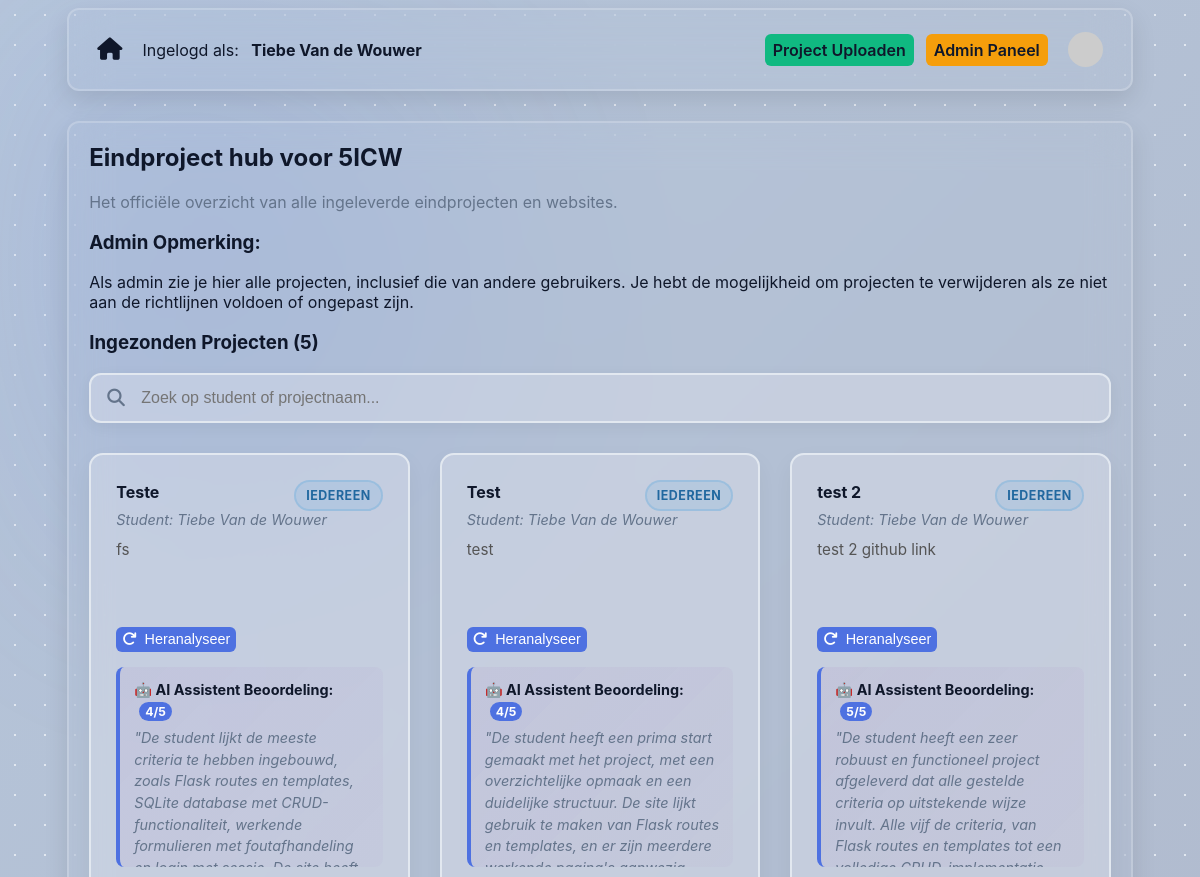
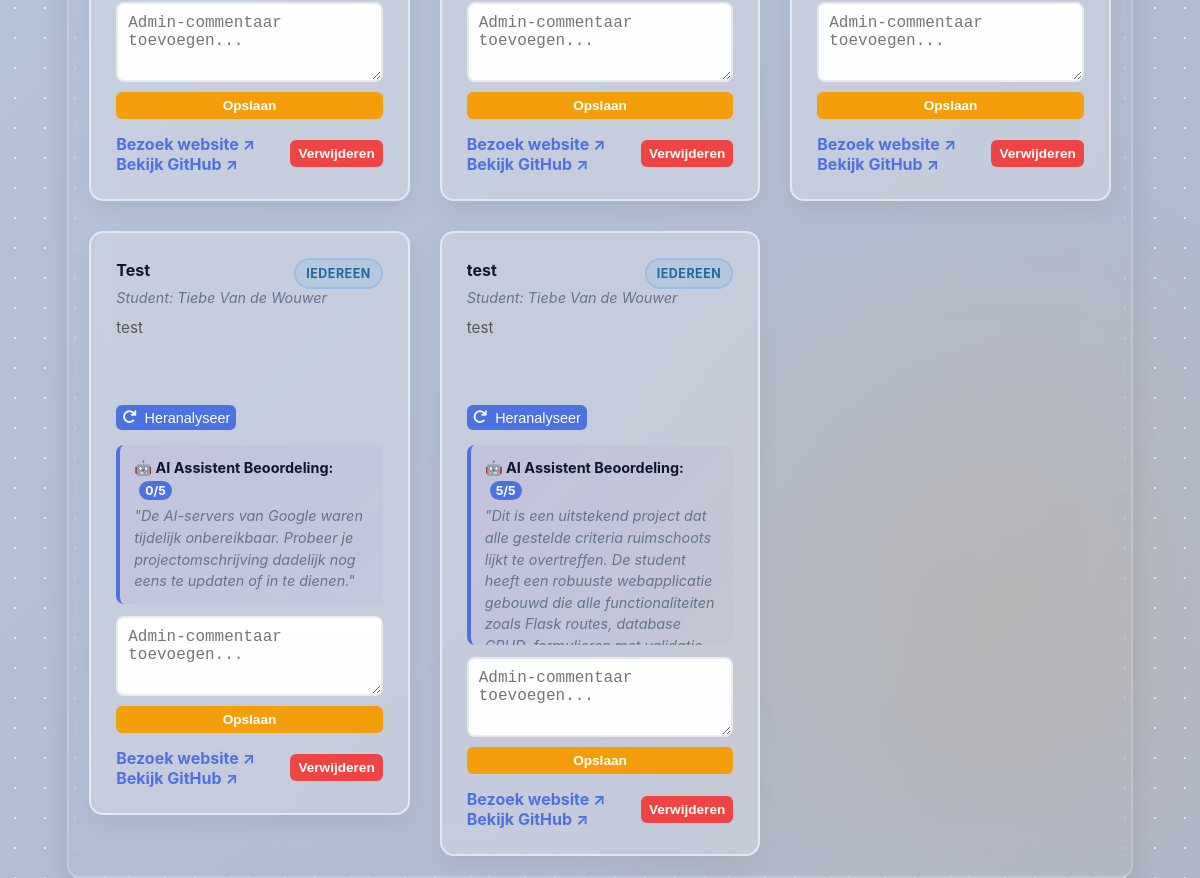
The page / (signed in) on the database its author committed (2 pictures, top to bottom).
### tables this page shows
CREATE TABLE users (
            id INTEGER PRIMARY KEY AUTOINCREMENT,
            name TEXT NOT NULL,
            email TEXT UNIQUE NOT NULL,
            password_hash TEXT NOT NULL,
            verified INTEGER DEFAULT 0,
            role TEXT DEFAULT 'user'  -- HIERMEE HOUDEN WE DE ROL BIJ
        );

CREATE TABLE projects (
            id INTEGER PRIMARY KEY AUTOINCREMENT,
            title TEXT NOT NULL,
            description TEXT NOT NULL,
            link TEXT,
            user_id INTEGER NOT NULL, admin_comment TEXT, visibility TEXT DEFAULT 'public', ai_score INTEGER, ai_feedback TEXT, github_link TEXT, -- HIERMEE KOPPELEN WE HET PROJECT AAN EEN GEBRUIKER
            FOREIGN KEY (user_id) REFERENCES users (id) ON DELETE CASCADE
        );

### app.py (the view, shortened to what this page needs)
@app.route('/')
def index():
    conn = get_db_connection()
    db = conn.cursor()
    if session.get('user_role') == 'admin':
        projecten = db.execute('''
            SELECT projects.*, users.name AS creator_name
            FROM projects
            JOIN users ON projects.user_id = users.id
        ''').fetchall()
    conn.close()
    if 'user_name' in session:
        current_user = session['user_name']
        is_guest = False
    else:
        current_user = "Gast"
        is_guest = True
    return render_template('index.html', username=current_user, is_guest=is_guest, projecten=projecten)

### app.py (called while the page is built)
def get_db_connection():
    conn = sqlite3.connect('registrants.db')
    conn.row_factory = sqlite3.Row
    return conn

@app.context_processor
def inject_theme():
    theme = session.get('theme', 'light')
    if theme not in ['light', 'dark', 'ocean', 'dark-neon', 'soft-nature', 'sunset', 'frosted-ice', 'retro-gaming', 'coffee', 'cyberpunk']:
        theme = 'light'
    return {'theme_class': theme}

@app.context_processor
def inject_gravatar():
    email = session.get('user_email', '')
    if email:
        clean_email = email.strip().lower()
        gravatar_hash = hashlib.md5(clean_email.encode('utf-8')).hexdigest()
        avatar_url = f"https://www.gravatar.com/avatar/{gravatar_hash}?s=150&d=mp"
    else:
        avatar_url = "https://www.gravatar.com/avatar/00000000000000000000000000000000?d=mp&f=y"
    return {'user_avatar': avatar_url}

### templates/index.html (shortened to what this page needs)
{% extends "layout.html" %}
{% block content %}
    <h2>Eindproject hub voor 5ICW</h2>
    <p class="muted">Het officiële overzicht van alle ingeleverde eindprojecten en websites.</p>
    {% if session.user_role == 'admin' %}
        <div class="admin-notice">
            <h3>Admin Opmerking:</h3>
            <p>Als admin zie je hier alle projecten, inclusief die van andere gebruikers. Je hebt de mogelijkheid om projecten te verwijderen als ze niet aan de richtlijnen voldoen of ongepast zijn.</p>
        </div>
    {% endif %}
    <h3>Ingezonden Projecten ({{ projecten | length }})</h3>
    {% if projecten %}
        <div class="search-container">
            <i class="fa-solid fa-magnifying-glass search-icon"></i>
            <input type="text" id="project-search" class="search-input" placeholder="Zoek op student of projectnaam...">
        </div>
        <div class="projects-grid">
            {% for project in projecten %}
            <div class="project-card">
                    <div>
                        <div class="project-card-header">
                            <h4>{{ project['title'] }}</h4>
                            <span class="project-visibility-pill {{ 'visibility-admin' if (project['visibility'] or 'public') == 'admin' else 'visibility-public' }}">
                                {% if (project['visibility'] or 'public') == 'admin' %}Alleen admin{% else %}Iedereen{% endif %}
                            </span>
                        </div>
                        <p class="project-meta">Student: {{ project['creator_name'] }}</p>
                        <p class="project-desc">{{ project['description'] }}</p>
                        {% if session.user_id and (project['user_id'] == session.user_id or session.user_role == 'admin') %}
                            <button type="button" class="ai-herladen rerun-ai-btn" data-project-id="{{ project['id'] }}">
                                <i class="fa-solid fa-arrow-rotate-right"></i>
                                Heranalyseer
                            </button>
                        {% endif %}
                        <div class="Ai-feedback">
                            <strong style="color: var(--text);">🤖 AI Assistent Beoordeling:</strong>
                            <span class="ai-score-value" style="background: var(--primary); color: white; padding: 2px 6px; border-radius: 10px; font-size: 0.85em; font-weight: bold; margin-left: 5px;">
                                {{ project['ai_score'] }}/5
                            </span>
                            <p class="ai-feedback-text" style="margin: 5px 0 0 0; font-style: italic; color: var(--muted);">
                                    "{{ project['ai_feedback'] }}"
                            </p>
                        </div>
                        {% if session.user_role == 'admin' %}
                            <form action="{{ url_for('project_comment', project_id=project['id']) }}" method="post" class="project-comment-form">
                                <textarea name="comment" placeholder="Admin-commentaar toevoegen...">{{ project['admin_comment'] or '' }}</textarea>
                                <button type="submit" class="btn btn-accent small">Opslaan</button>
                            </form>
                        {% endif %}
                    </div>
                    <div class="project-actions">
                        <div class="project-links">
                            {% if project['link'] %}
                                <a href="{{ project['link'] }}" target="_blank" class="link-primary">Bezoek website ↗</a>
                            {% endif %}
                            <br>
                            {% if project['github_link'] %}
                                <a href="{{ project['github_link'] }}" target="_blank" class="link-primary">Bekijk GitHub ↗</a>
                            {% endif %}
                        </div>
                        {% if session.user_id and (project['user_id'] == session.user_id or session.user_role == 'admin') %}
                            <form action="{{ url_for('delete_project', project_id=project['id']) }}" method="post" onsubmit="return confirm('Weet je zeker dat je dit project wilt verwijderen?');" class="inline-form">
                                <button type="submit" class="btn btn-danger small">
                                    Verwijderen
                                </button>
                            </form>
                        {% endif %}
                    </div>
                </div>
            {% endfor %}
        </div>
    {% else %}
        <p class="muted italic">Er zijn momenteel nog geen eindprojecten ingeleverd door de leerlingen.</p>
    {% endif %}
{% endblock %}

### templates/layout.html (shortened to what this page needs)
<!DOCTYPE html>
<html lang="nl">
<head>
    <link rel="stylesheet" href="{{ url_for('static', filename='style.css') }}">
    <link rel="stylesheet" href="https://cdnjs.cloudflare.com/ajax/libs/font-awesome/6.4.0/css/all.min.css">
</head>
<body class="{{ theme_class }}">
    <header>
        <nav>
            <div class="nav-links">
                <a href="{{ url_for('index') }}" class="icon-link" title="Home page">
                    <i class="fas fa-home"></i>
                </a>
                {% if session.user_id %}
                <span class="show-on-desktop">Ingelogd als: <a href="{{ url_for('profile') }}"><strong>{{ session.user_name }}</strong></a></span>
                {% endif %}
            </div>
            <div class="nav-links">
                {% if session.user_id %}
                    <a href="{{ url_for('upload_project') }}" class="btn btn-success">
                        <span class="show-on-desktop">Project Uploaden</span>
                    </a>
                    {% if session.user_role == 'admin' %}
                        <a href="/admin/dashboard" class="btn btn-accent">Admin Paneel</a>
                    {% endif %}
                {% endif %}
                <a href="/profile" class="icon-link" title="Profiel van {{ session.user_name }}">
                    {% if session.user_id %}
                        <img src="{{ user_avatar }}" alt="Profielfoto" class="avatar">
                    {% else %}
                        <i class="fa-solid fa-circle-user"></i>
                    {% endif %}
                </a>
            </div>
        </nav>
    </header>
    <main class="container">
        {% block content %}
        {% endblock %}
    </main>
</body>
</html>

### rows shown on the page
users: user_name "Tiebe Van de Wouwer"
projects: title "Teste", visibility "IEDEREEN", creator_name "Tiebe Van de Wouwer", description "fs", ai_score "4", ai_feedback "De student lijkt de meeste criteria te hebben ingebouwd, zoals Flask routes en templates, SQLite database met CRUD-functionaliteit, werkende formulieren met foutafhandeling…"
projects: title "Test", visibility "IEDEREEN", creator_name "Tiebe Van de Wouwer", description "test", ai_score "0", ai_feedback "De AI-servers van Google waren tijdelijk onbereikbaar. Probeer je projectomschrijving dadelijk nog eens te updaten of in te dienen."
projects: title "Test", visibility "IEDEREEN", creator_name "Tiebe Van de Wouwer", description "test", ai_score "4", ai_feedback "De student heeft een prima start gemaakt met het project, met een overzichtelijke opmaak en een duidelijke structuur. De site lijkt gebruik te maken van Flask routes en templates, en er zijn meerdere…"
projects: title "test", visibility "IEDEREEN", creator_name "Tiebe Van de Wouwer", description "test", ai_score "5", ai_feedback "Dit is een uitstekend project dat alle gestelde criteria ruimschoots lijkt te overtreffen. De student heeft een robuuste webapplicatie gebouwd die alle functionaliteiten zoals Flask routes, database…"
projects: title "test 2", visibility "IEDEREEN", creator_name "Tiebe Van de Wouwer", description "test 2 github link", ai_score "5", ai_feedback "De student heeft een zeer robuust en functioneel project afgeleverd dat alle gestelde criteria op uitstekende wijze invult. Alle vijf de criteria, van Flask routes en templates tot een…"

### other values the page prints
{{ projecten | length }} "5"
